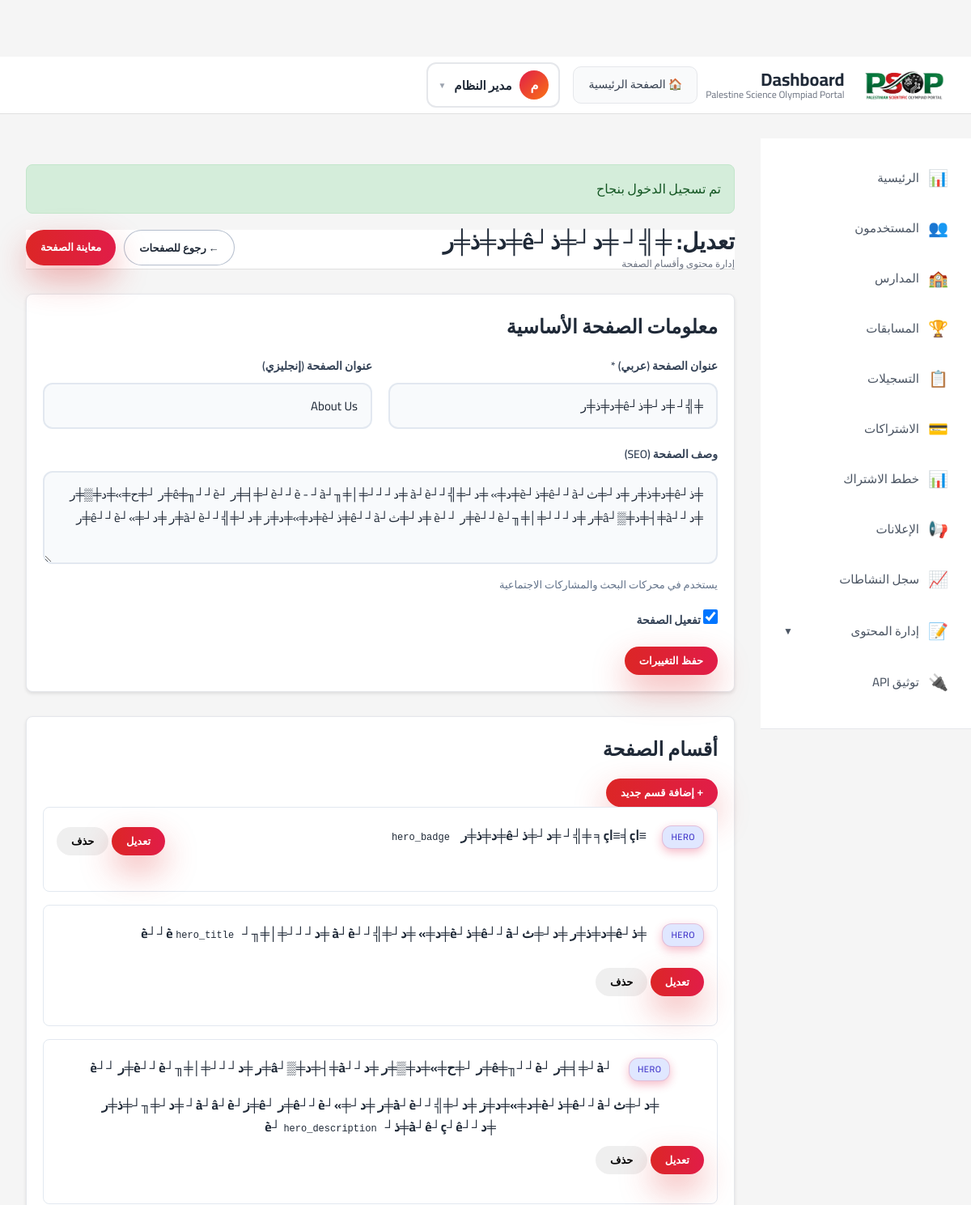
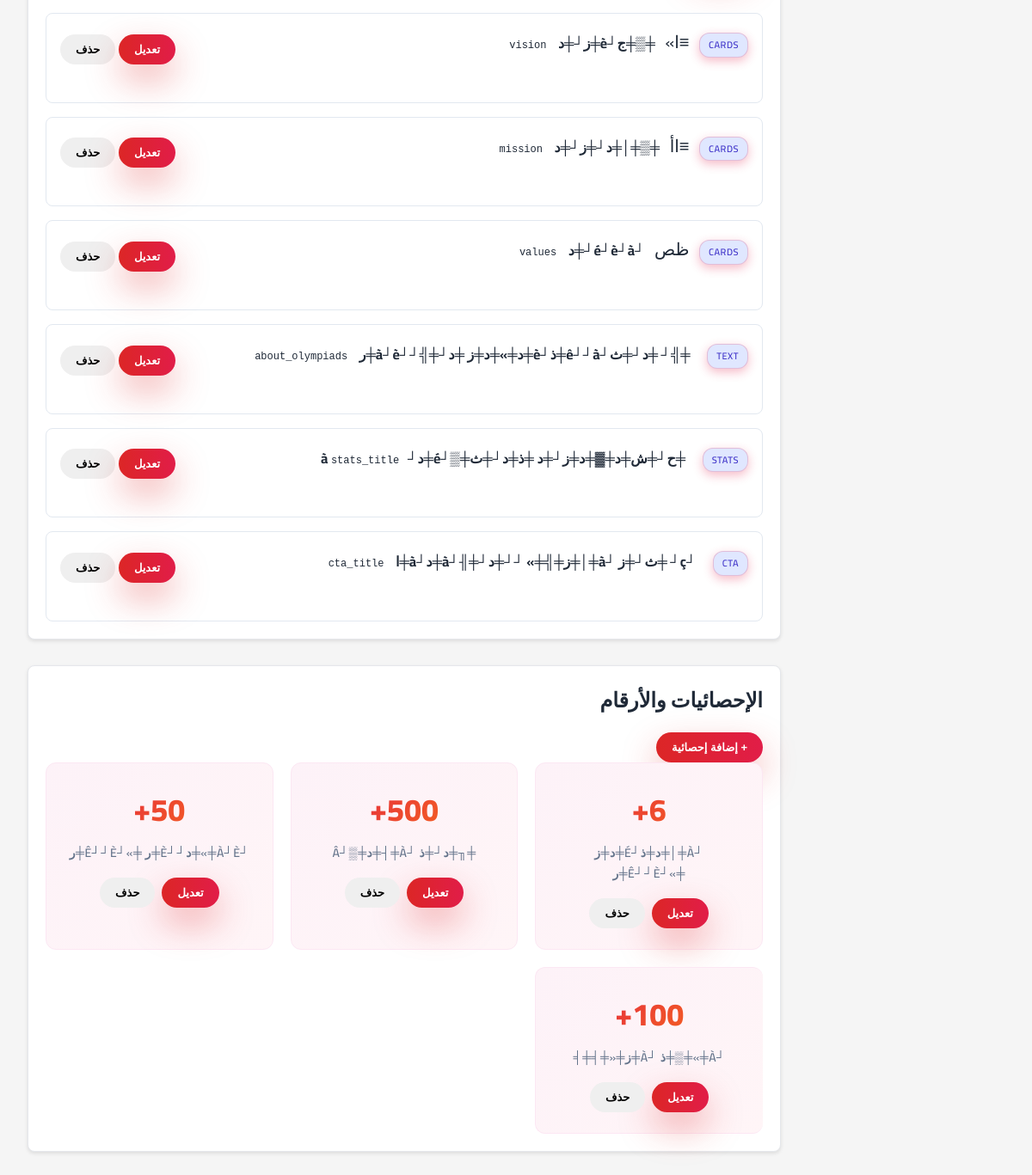
Page /public/admin/pages/edit?key=about (signed in) on the committed database (2 pictures, top to bottom).
### tables this page shows
CREATE TABLE users (
    id INT AUTO_INCREMENT PRIMARY KEY,
    name VARCHAR(255) NOT NULL,
    email VARCHAR(255) NOT NULL UNIQUE,
    password_hash VARCHAR(255) NOT NULL,
    phone VARCHAR(20),
    type ENUM('student', 'school_coordinator', 'trainer', 'admin', 'competition_manager') NOT NULL,
    status ENUM('active', 'inactive', 'pending', 'suspended') DEFAULT 'active',
    created_at DATETIME NOT NULL,
    updated_at DATETIME NOT NULL,
    INDEX idx_email (email),
    INDEX idx_type (type),
    INDEX idx_status (status)
);

CREATE TABLE `pages` (
  `id` int(11) unsigned NOT NULL AUTO_INCREMENT,
  `page_key` varchar(50) NOT NULL COMMENT '╪د┘┘à┘╪ز╪د╪ص ╪د┘┘╪▒┘è╪» ┘┘╪╡┘╪ص╪ر (about, contact, etc)',
  `page_title_ar` varchar(255) NOT NULL COMMENT '╪╣┘┘ê╪د┘ ╪د┘╪╡┘╪ص╪ر ╪ذ╪د┘╪╣╪▒╪ذ┘è╪ر',
  `page_title_en` varchar(255) DEFAULT NULL COMMENT '╪╣┘┘ê╪د┘ ╪د┘╪╡┘╪ص╪ر ╪ذ╪د┘╪ح┘╪ش┘┘è╪▓┘è╪ر',
  `meta_description` text DEFAULT NULL COMMENT '┘ê╪╡┘ ╪د┘╪╡┘╪ص╪ر ┘┘à╪ص╪▒┘â╪د╪ز ╪د┘╪ذ╪ص╪س',
  `is_active` tinyint(1) NOT NULL DEFAULT 1 COMMENT '╪ص╪د┘╪ر ╪د┘╪╡┘╪ص╪ر (1=┘╪┤╪╖╪ر╪î 0=┘à╪╣╪╖┘╪ر)',
  `created_at` timestamp NOT NULL DEFAULT current_timestamp(),
  `updated_at` timestamp NOT NULL DEFAULT current_timestamp() ON UPDATE current_timestamp(),
  PRIMARY KEY (`id`),
  UNIQUE KEY `page_key` (`page_key`),
  KEY `idx_page_key` (`page_key`),
  KEY `idx_is_active` (`is_active`)
);

CREATE TABLE `page_sections` (
  `id` int(11) unsigned NOT NULL AUTO_INCREMENT,
  `page_id` int(11) unsigned NOT NULL,
  `section_key` varchar(50) NOT NULL COMMENT '┘à┘╪ز╪د╪ص ╪د┘┘é╪│┘à (hero, vision, mission, etc)',
  `section_title_ar` varchar(255) DEFAULT NULL COMMENT '╪╣┘┘ê╪د┘ ╪د┘┘é╪│┘à ╪ذ╪د┘╪╣╪▒╪ذ┘è╪ر',
  `section_title_en` varchar(255) DEFAULT NULL COMMENT '╪╣┘┘ê╪د┘ ╪د┘┘é╪│┘à ╪ذ╪د┘╪ح┘╪ش┘┘è╪▓┘è╪ر',
  `section_content_ar` text DEFAULT NULL COMMENT '┘à╪ص╪ز┘ê┘ë ╪د┘┘é╪│┘à ╪ذ╪د┘╪╣╪▒╪ذ┘è╪ر',
  `section_content_en` text DEFAULT NULL COMMENT '┘à╪ص╪ز┘ê┘ë ╪د┘┘é╪│┘à ╪ذ╪د┘╪ح┘╪ش┘┘è╪▓┘è╪ر',
  `section_icon` varchar(100) DEFAULT NULL COMMENT '╪ث┘è┘é┘ê┘╪ر ╪د┘┘é╪│┘à (emoji ╪ث┘ê ╪د╪│┘à ╪ث┘è┘é┘ê┘╪ر)',
  `section_order` int(11) NOT NULL DEFAULT 0 COMMENT '╪ز╪▒╪ز┘è╪ذ ╪د┘┘é╪│┘à',
  `section_type` enum('hero','text','cards','stats','cta','list','custom') NOT NULL DEFAULT 'text' COMMENT '┘┘ê╪╣ ╪د┘┘é╪│┘à',
  `is_active` tinyint(1) NOT NULL DEFAULT 1,
  `created_at` timestamp NOT NULL DEFAULT current_timestamp(),
  `updated_at` timestamp NOT NULL DEFAULT current_timestamp() ON UPDATE current_timestamp(),
  PRIMARY KEY (`id`),
  KEY `idx_page_id` (`page_id`),
  KEY `idx_section_order` (`section_order`),
  KEY `idx_is_active` (`is_active`),
  CONSTRAINT `fk_page_sections_page` FOREIGN KEY (`page_id`) REFERENCES `pages` (`id`) ON DELETE CASCADE
);

CREATE TABLE `page_stats` (
  `id` int(11) unsigned NOT NULL AUTO_INCREMENT,
  `page_id` int(11) unsigned NOT NULL,
  `stat_label_ar` varchar(255) NOT NULL COMMENT '┘╪╡ ╪د┘╪ح╪ص╪╡╪د╪خ┘è╪ر ╪ذ╪د┘╪╣╪▒╪ذ┘è╪ر',
  `stat_label_en` varchar(255) DEFAULT NULL COMMENT '┘╪╡ ╪د┘╪ح╪ص╪╡╪د╪خ┘è╪ر ╪ذ╪د┘╪ح┘╪ش┘┘è╪▓┘è╪ر',
  `stat_value` varchar(50) NOT NULL COMMENT '┘é┘è┘à╪ر ╪د┘╪ح╪ص╪╡╪د╪خ┘è╪ر (┘à╪س┘: 500+╪î 6+)',
  `stat_order` int(11) NOT NULL DEFAULT 0 COMMENT '╪ز╪▒╪ز┘è╪ذ ╪د┘╪ح╪ص╪╡╪د╪خ┘è╪ر',
  `is_active` tinyint(1) NOT NULL DEFAULT 1,
  `created_at` timestamp NOT NULL DEFAULT current_timestamp(),
  `updated_at` timestamp NOT NULL DEFAULT current_timestamp() ON UPDATE current_timestamp(),
  PRIMARY KEY (`id`),
  KEY `idx_page_id` (`page_id`),
  KEY `idx_stat_order` (`stat_order`),
  CONSTRAINT `fk_page_stats_page` FOREIGN KEY (`page_id`) REFERENCES `pages` (`id`) ON DELETE CASCADE
);

### views/admin/pages/edit.php (the view, shortened to what the rows shown need)
<div class="dashboard-header">
    <div>
        <h1 class="dashboard-title">تعديل: <?= $this->e($page['page_title_ar']) ?></h1>
        <p class="dashboard-subtitle">إدارة محتوى وأقسام الصفحة</p>
    </div>
    <div>
        <a href="<?= $this->url('/admin/pages') ?>" class="btn btn-secondary">
            ← رجوع للصفحات
        </a>
        <a href="<?= $this->url('/' . $page['page_key']) ?>" class="btn btn-primary" target="_blank">
            معاينة الصفحة
        </a>
    </div>
</div>
<div class="card mb-4">
    <div class="card-header">
        <h2>معلومات الصفحة الأساسية</h2>
    </div>
    <div class="card-body">
        <form method="POST" action="<?= $this->url('/admin/pages/update-info') ?>">
            <div class="form-grid">
                <div class="form-group">
                    <label for="page_title_ar">عنوان الصفحة (عربي) *</label>
                    <input type="text" id="page_title_ar" name="page_title_ar" class="form-control"
                           value="<?= $this->e($page['page_title_ar']) ?>" required>
                </div>
                <div class="form-group">
                    <label for="page_title_en">عنوان الصفحة (إنجليزي)</label>
                    <input type="text" id="page_title_en" name="page_title_en" class="form-control"
                           value="<?= $this->e($page['page_title_en'] ?? '') ?>">
                </div>
            </div>
            <div class="form-group">
                <label for="meta_description">وصف الصفحة (SEO)</label>
                <textarea id="meta_description" name="meta_description" class="form-control" rows="3"><?= $this->e($page['meta_description'] ?? '') ?></textarea>
                <small class="form-text">يستخدم في محركات البحث والمشاركات الاجتماعية</small>
            </div>
            <div class="form-group">
                <label class="checkbox-label">
                    <input type="checkbox" name="is_active" <?= $page['is_active'] ? 'checked' : '' ?>>
                    تفعيل الصفحة
                </label>
            </div>
            <button type="submit" class="btn btn-primary">حفظ التغييرات</button>
        </form>
    </div>
</div>
<div class="card mb-4">
    <div class="card-header">
        <h2>أقسام الصفحة</h2>
        <button type="button" class="btn btn-primary" onclick="toggleAddSection()">+ إضافة قسم جديد</button>
    </div>
    <div class="card-body">
        <?php if (empty($page['sections'])): ?>
            <div class="alert alert-info">
                <p>لا توجد أقسام في هذه الصفحة بعد</p>
            </div>
        <?php else: ?>
            <div class="sections-list">
                <?php foreach ($page['sections'] as $section): ?>
                    <div class="section-item">
                        <div class="section-header">
                            <div>
                                <span class="section-badge"><?= $this->e($section['section_type']) ?></span>
                                <span class="section-icon"><?= $this->e($section['section_icon'] ?? '') ?></span>
                                <strong><?= $this->e($section['section_title_ar']) ?></strong>
                                <code style="margin-right: 10px; font-size: 12px;"><?= $this->e($section['section_key']) ?></code>
                            </div>
                            <div>
                                <button type="button" class="btn btn-sm btn-primary" onclick="editSection(<?= $section['id'] ?>)">تعديل</button>
                                <button type="button" class="btn btn-sm btn-danger" onclick="deleteSection(<?= $section['id'] ?>)">حذف</button>
                            </div>
                        </div>
                    </div>
                <?php endforeach; ?>
            </div>
        <?php endif; ?>
    </div>
</div>
<div class="card">
    <div class="card-header">
        <h2>الإحصائيات والأرقام</h2>
        <button type="button" class="btn btn-primary" onclick="toggleAddStat()">+ إضافة إحصائية</button>
    </div>
    <div class="card-body">
        <?php if (empty($page['stats'])): ?>
            <div class="alert alert-info">
                <p>لا توجد إحصائيات في هذه الصفحة بعد</p>
            </div>
        <?php else: ?>
            <div class="stats-grid">
                <?php foreach ($page['stats'] as $stat): ?>
                    <div class="stat-item">
                        <div class="stat-value"><?= $this->e($stat['stat_value']) ?></div>
                        <div class="stat-label"><?= $this->e($stat['stat_label_ar']) ?></div>
                        <div class="stat-actions">
                            <button type="button" class="btn btn-sm btn-primary" onclick="editStat(<?= $stat['id'] ?>)">تعديل</button>
                            <button type="button" class="btn btn-sm btn-danger" onclick="deleteStat(<?= $stat['id'] ?>)">حذف</button>
                        </div>
                    </div>
                <?php endforeach; ?>
            </div>
        <?php endif; ?>
    </div>
</div>

### views/layouts/dashboard.php (shortened to what the rows shown need)
<!DOCTYPE html>
<html lang="ar" dir="rtl">
<head>
    <link rel="stylesheet" href="<?= $this->asset('css/style.css') ?>">
</head>
<body class="dashboard-body">
    <header class="dashboard-header">
        <div class="dashboard-top-bar">
            <div class="dashboard-left">
                <div class="dashboard-brand">
                    <?php if (!empty($site_settings['site_logo'])): ?>
                        <img src="<?= $this->url($site_settings['site_logo']) ?>"
                             alt="Logo"
                             style="max-height: 40px; margin-left: 10px;">
                    <?php else: ?>
                        <div class="dashboard-icon">
                            <div class="dashboard-icon-inner"></div>
                        </div>
                    <?php endif; ?>
                    <div class="dashboard-title-box">
                        <h1 class="dashboard-title">Dashboard</h1>
                        <p class="dashboard-subtitle"><?= $this->e($site_settings['site_name_en'] ?? 'PSOP') ?></p>
                    </div>
                </div>
            </div>
            <div class="dashboard-right">
                <a href="<?= $this->url('/') ?>" class="home-link">🏠 الصفحة الرئيسية</a>
                <?php if (isset($user)): ?>
                    <div class="user-profile-box">
                        <button class="user-profile-btn" id="userProfileBtn">
                            <span class="user-avatar-circle"><?= mb_substr($this->e($user['name']), 0, 1) ?></span>
                            <span class="user-display-name"><?= $this->e($user['name']) ?></span>
                            <span class="arrow-down">▼</span>
                        </button>
                    </div>
                <?php endif; ?>
            </div>
        </div>
    </header>
    <div class="dashboard-layout">
        <aside class="sidebar">
            <ul class="sidebar-menu">
                <li><a href="<?= $this->url('/dashboard') ?>"><span>📊</span> الرئيسية</a></li>
                <?php if (isset($user) && in_array($user['type'], ['admin', 'competition_manager'])): ?>
                    <li><a href="<?= $this->url('/admin/users') ?>"><span>👥</span> المستخدمون</a></li>
                    <li><a href="<?= $this->url('/admin/schools') ?>"><span>🏫</span> المدارس</a></li>
                    <li><a href="<?= $this->url('/admin/competitions') ?>"><span>🏆</span> المسابقات</a></li>
                    <li><a href="<?= $this->url('/admin/registrations') ?>"><span>📋</span> التسجيلات</a></li>
                    <li><a href="<?= $this->url('/admin/subscriptions') ?>"><span>💳</span> الاشتراكات</a></li>
                    <li><a href="<?= $this->url('/admin/subscriptions/plans') ?>"><span>📊</span> خطط الاشتراك</a></li>
                    <li><a href="<?= $this->url('/admin/announcements') ?>"><span>📢</span> الإعلانات</a></li>
                    <li><a href="<?= $this->url('/admin/activity-logs') ?>"><span>📈</span> سجل النشاطات</a></li>
                    <li class="sidebar-dropdown">
                        <button class="sidebar-dropdown-toggle" onclick="toggleContentMenu(event)">
                            <span class="dropdown-content">
                                <span class="dropdown-icon">📝</span>
                                <span>إدارة المحتوى</span>
                            </span>
                            <span class="dropdown-arrow">▼</span>
                        </button>
                    </li>
                    <li><a href="<?= $this->url('/api/docs') ?>" target="_blank"><span>🔌</span> توثيق API</a></li>
                <?php endif; ?>
            </ul>
        </aside>
        <main class="dashboard-content">
            <?php if (isset($_SESSION['flash'])): ?>
                <?php foreach ($_SESSION['flash'] as $type => $message): ?>
                    <div class="alert alert-<?= $type ?>">
                        <?= $this->e($message) ?>
                    </div>
                <?php endforeach; ?>
            <?php endif; ?>
            <?= $viewContent ?>
        </main>
    </div>
</body>
</html>

### src/Core/Router.php (shortened to what the rows shown need)
<?php
class Router
{
    private array $routes = [];
    private array $config;
    public function __construct(array $config)
    {
        $this->config = $config;
    }
    private function addRoute(string $method, string $path, string $controller, string $action): void
    {
        $this->routes[] = [
            'method' => $method,
            'path' => $path,
            'controller' => $controller,
            'action' => $action,
            'pattern' => $this->convertPathToPattern($path),
        ];
    }
    private function convertPathToPattern(string $path): string
    {
        $pattern = preg_quote($path, '#');
        $pattern = preg_replace('/\\\{(\w+)\\\}/', '(?P<$1>[^/]+)', $pattern);
        return '#^' . $pattern . '$#';
    }
    public function dispatch(string $requestMethod, string $requestUri): void
    {
        $uri = parse_url($requestUri, PHP_URL_PATH);
        $basePath = parse_url($this->config['app']['base_url'], PHP_URL_PATH) ?? '';
        $basePath = rtrim($basePath, '/');
        if (!empty($basePath) && strpos($uri, $basePath) === 0) {
            $uri = substr($uri, strlen($basePath));
        }
        foreach ($this->routes as $route) {
            if (($route['method'] === $requestMethod || $route['method'] === 'ANY')
                && preg_match($route['pattern'], $uri, $matches)) {
                $params = array_filter($matches, 'is_string', ARRAY_FILTER_USE_KEY);
                $controller = new $controllerClass($this->config);
                $action = $route['action'];
                $args = array_values($params);
                call_user_func_array([$controller, $action], $args);
                return;
            }
        }
    }
}

### rows in the picture
users: name "م", name "مدير النظام", type "admin" (drawn)
pages: page_title_ar "╪╣┘ ╪د┘╪ذ┘ê╪د╪ذ╪ر", page_title_en "About Us", meta_description "╪ذ┘ê╪د╪ذ╪ر ╪د┘╪ث┘ê┘┘à╪ذ┘è╪د╪» ╪د┘╪╣┘┘à┘è ╪د┘┘┘╪│╪╖┘è┘┘è - ┘à┘╪╡╪ر ┘ê╪╖┘┘è╪ر ┘╪ح╪»╪د╪▒╪ر ╪د┘┘à╪┤╪د╪▒┘â╪ر ╪د┘┘┘╪│╪╖┘è┘┘è╪ر ┘┘è ╪د┘╪ث┘ê┘┘à╪ذ┘è╪د╪»╪د╪ز ╪د┘╪╣┘┘à┘è╪ر ╪د┘╪»┘ê┘┘è╪ر", is_active "☑"
page_sections: section_type "HERO", section_title_ar "≡اç╡≡اç╕ ╪╣┘ ╪د┘╪ذ┘ê╪د╪ذ╪ر", section_key "hero_badge"
page_sections: section_type "HERO", section_title_ar "╪ذ┘ê╪د╪ذ╪ر ╪د┘╪ث┘ê┘┘à╪ذ┘è╪د╪» ╪د┘╪╣┘┘à┘è ╪د┘┘┘╪│╪╖┘è┘┘è", section_key "hero_title"
page_sections: section_type "HERO", section_title_ar "┘à┘╪╡╪ر ┘ê╪╖┘┘è╪ر ┘╪ح╪»╪د╪▒╪ر ╪د┘┘à╪┤╪د╪▒┘â╪ر ╪د┘┘┘╪│╪╖┘è┘┘è╪ر ┘┘è ╪د┘╪ث┘ê┘┘à╪ذ┘è╪د╪»╪د╪ز ╪د┘╪╣┘┘à┘è╪ر ╪د┘╪»┘ê┘┘è╪ر ┘ê╪ز┘à┘â┘è┘ ╪د┘╪╖┘╪ذ╪ر ╪د┘┘à┘ê┘ç┘ê╪ذ┘è┘", section_key "hero_description"
page_sections: section_type "CARDS", section_icon "≡ا»", section_title_ar "╪▒╪ج┘è╪ز┘╪د", section_key "vision"
page_sections: section_type "CARDS", section_icon "≡اأ", section_title_ar "╪▒╪│╪د┘╪ز┘╪د", section_key "mission"
page_sections: section_type "CARDS", section_icon "ظص", section_title_ar "┘é┘è┘à┘╪د", section_key "values"
page_sections: section_type "TEXT", section_title_ar "╪╣┘ ╪د┘╪ث┘ê┘┘à╪ذ┘è╪د╪»╪د╪ز ╪د┘╪╣┘┘à┘è╪ر", section_key "about_olympiads"
page_sections: section_type "STATS", section_title_ar "╪ح┘╪ش╪د╪▓╪د╪ز┘╪د ╪ذ╪د┘╪ث╪▒┘é╪د┘à", section_key "stats_title"
page_sections: section_type "CTA", section_title_ar "┘ç┘ ╪ث┘╪ز ┘à╪│╪ز╪╣╪» ┘┘╪د┘╪╢┘à╪د┘à╪ا", section_key "cta_title"
page_stats: stat_value "6+", stat_label_ar "┘À╪│╪د╪ذ┘É╪د╪ز ╪»┘Ê┘┘È╪ر"
page_stats: stat_value "500+", stat_label_ar "╪╖╪د┘╪ذ ┘À╪┤╪د╪▒┘Â"
page_stats: stat_value "50+", stat_label_ar "┘À┘È╪»╪د┘┘È╪ر ╪»┘Ê┘┘È╪ر"
page_stats: stat_value "100+", stat_label_ar "┘À╪»╪▒╪ذ ┘À╪ز╪«╪╡╪╡"

### other values in the picture
$this->e($site_settings['site_name_en'] ?? 'PSOP') "Palestine Science Olympiad Portal"
$this->e($message) "تم تسجيل الدخول بنجاح"
